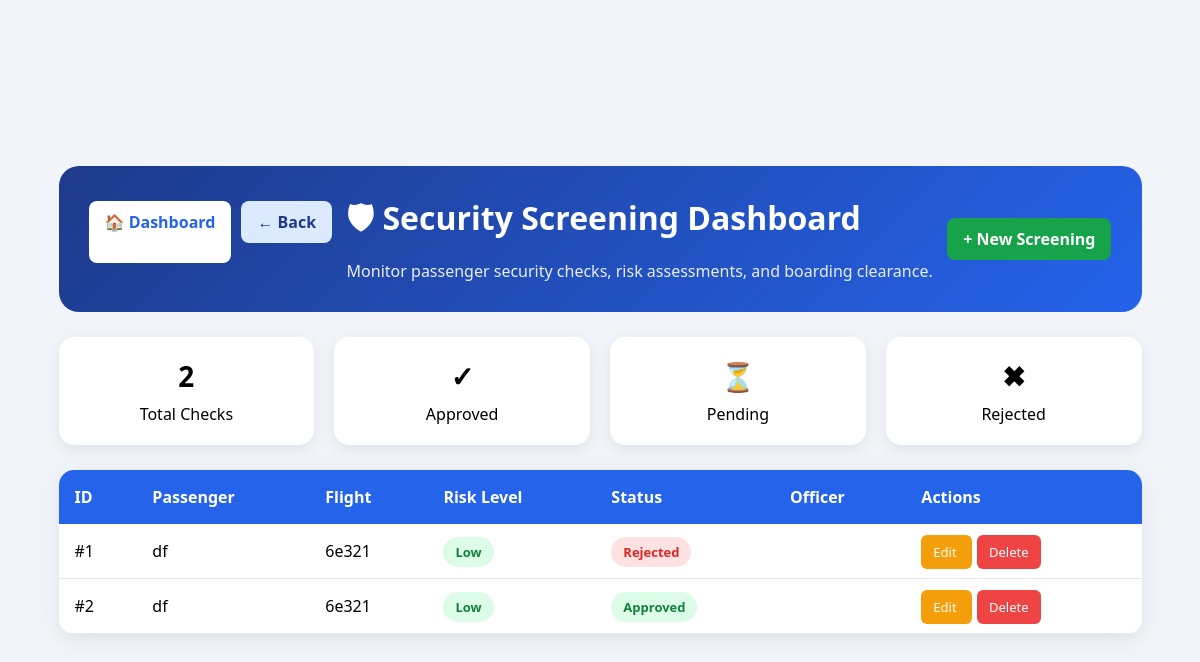
/security, run on the app's committed database.
### tables this page shows
CREATE TABLE security_checks(
    id INTEGER PRIMARY KEY AUTOINCREMENT,
    passenger_id INTEGER,
    flight_id INTEGER,
    baggage_scan TEXT,
    metal_detector TEXT,
    risk_level TEXT,
    security_status TEXT,
    officer_name TEXT,
    remarks TEXT,
    check_time TIMESTAMP DEFAULT CURRENT_TIMESTAMP,

    FOREIGN KEY(passenger_id) REFERENCES passengers(id),
    FOREIGN KEY(flight_id) REFERENCES flights(id)
);

CREATE TABLE passengers(
    id INTEGER PRIMARY KEY AUTOINCREMENT,
    name TEXT NOT NULL,
    passport_no TEXT UNIQUE NOT NULL,
    nationality TEXT,
    gender TEXT,
    phone TEXT,
    email TEXT
);

CREATE TABLE flights(
    id INTEGER PRIMARY KEY AUTOINCREMENT,
    flight_no TEXT NOT NULL UNIQUE,
    airline_name TEXT NOT NULL,
    source TEXT NOT NULL,
    destination TEXT NOT NULL,
    departure_time TEXT NOT NULL,
    arrival_time TEXT NOT NULL,
    status TEXT DEFAULT 'Scheduled'
);

### routes/security_routes.py (the view)
@security_bp.route('/security')
def security_checks():
    conn = get_connection()
    cur = conn.cursor()
    cur.execute("""
        SELECT
            sc.*,
            p.name,
            f.flight_no
        FROM security_checks sc
        JOIN passengers p
            ON sc.passenger_id = p.id
        JOIN flights f
            ON sc.flight_id = f.id
    """)
    checks = cur.fetchall()
    conn.close()
    return render_template(
        'security/security_list.html',
        checks=checks
    )

### utils/db.py (called while the page is built)
def get_connection():
    conn = sqlite3.connect("airline_security.db")
    conn.row_factory = sqlite3.Row
    return conn

### templates/security/security_list.html (shortened to what this page needs)
<!DOCTYPE html>
<html lang="en">
<head>
    <link rel="stylesheet"
          href="{{ url_for('static', filename='css/security.css') }}">
</head>
<body>
<div class="container">
    <div class="hero-section">
        <div class="nav-buttons">
            <a href="/dashboard" class="dashboard-btn">
                🏠 Dashboard
            </a>
            <a href="javascript:history.back()" class="back-btn">
                ← Back
            </a>
        </div>
        <div class="hero-content">
            <h1>🛡 Security Screening Dashboard</h1>
            <p>
                Monitor passenger security checks, risk assessments,
                and boarding clearance.
            </p>
        </div>
        <a href="/add-security" class="new-btn">
            + New Screening
        </a>
    </div>
    <div class="stats-row">
        <div class="stat-card">
            <h3>{{ checks|length }}</h3>
            <span>Total Checks</span>
        </div>
        <div class="stat-card approved">
            <h3>✓</h3>
            <span>Approved</span>
        </div>
        <div class="stat-card pending">
            <h3>⏳</h3>
            <span>Pending</span>
        </div>
        <div class="stat-card rejected">
            <h3>✖</h3>
            <span>Rejected</span>
        </div>
    </div>
    <div class="table-container">
        <table>
            <thead>
                <tr>
                    <th>ID</th>
                    <th>Passenger</th>
                    <th>Flight</th>
                    <th>Risk Level</th>
                    <th>Status</th>
                    <th>Officer</th>
                    <th>Actions</th>
                </tr>
            </thead>
            <tbody>
                {% for check in checks %}
                <tr>
                    <td>#{{ check['id'] }}</td>
                    <td>{{ check['name'] }}</td>
                    <td>{{ check['flight_no'] }}</td>
                    <td>
                        <span class="risk-badge risk-{{ check['risk_level']|lower }}">
                            {{ check['risk_level'] }}
                        </span>
                    </td>
                    <td>
                        <span class="status-badge status-{{ check['security_status']|lower }}">
                            {{ check['security_status'] }}
                        </span>
                    </td>
                    <td>{{ check['officer_name'] }}</td>
                    <td>
                        <a href="/edit-security/{{ check['id'] }}"
                           class="action-btn edit-btn">
                            Edit
                        </a>
                        <a href="/delete-security/{{ check['id'] }}"
                           class="action-btn delete-btn"
                           onclick="return confirm('Delete this screening?')">
                            Delete
                        </a>
                    </td>
                </tr>
                {% endfor %}
            </tbody>
        </table>
    </div>
</div>
</body>
</html>

### static/css/security.css (style rules this page uses)
* { margin:0; padding:0; box-sizing:border-box; font-family:'Segoe UI',sans-serif; }
body { background:#f4f7fc; min-height:100vh; display:flex; justify-content:center; align-items:center; padding:30px; }
.back-btn { display:inline-block; margin-bottom:20px; text-decoration:none; color:#2563eb; font-weight:600; }
.container { width:95%; margin:30px auto; }
.table-container { background:white; border-radius:15px; overflow:hidden; box-shadow:0 5px 20px rgba(0,0,0,0.08); }
table { width:100%; border-collapse:collapse; }
thead { background:#2563eb; color:white; }
th, td { padding:15px; text-align:left; }
.dashboard-btn { text-decoration:none; background:#2563eb; color:white; padding:10px 16px; border-radius:8px; font-weight:600; }
.table-container { background:white; border-radius:15px; overflow:hidden; box-shadow:0 10px 25px rgba(0,0,0,0.08); }
.risk-low { background:#dcfce7; color:#15803d; }
.status-approved { background:#dcfce7; color:#15803d; }
.status-rejected { background:#fee2e2; color:#dc2626; }
.action-btn { padding:8px 12px; border-radius:6px; text-decoration:none; color:white; font-size:14px; margin-right:5px; }
body { background:#f1f5f9; min-height:100vh; }
.hero-section { background:linear-gradient(135deg,#1e3a8a,#2563eb); color:white; padding:30px; border-radius:20px; margin-bottom:25px; display:flex; justify-content:space-between; align-items:center; flex-wrap:wrap; }
.hero-content h1 { margin-bottom:10px; }
.hero-content p { opacity:.9; }
.nav-buttons { display:flex; gap:10px; margin-bottom:15px; }
.dashboard-btn, .back-btn, .new-btn { text-decoration:none; padding:10px 16px; border-radius:8px; font-weight:600; }
.dashboard-btn { background:white; color:#2563eb; }
.back-btn { background:#dbeafe; color:#1e3a8a; }
.new-btn { background:#16a34a; color:white; }
.stats-row { display:grid; grid-template-columns:repeat(4,1fr); gap:20px; margin-bottom:25px; }
.stat-card { background:white; padding:20px; border-radius:15px; text-align:center; box-shadow:0 5px 15px rgba(0,0,0,.08); }
.stat-card h3 { font-size:28px; margin-bottom:8px; }
.table-container { background:white; border-radius:15px; overflow:hidden; box-shadow:0 5px 20px rgba(0,0,0,.08); }
th,td { padding:16px; text-align:left; }
tbody tr { border-bottom:1px solid #e5e7eb; }
.risk-badge, .status-badge { padding:6px 12px; border-radius:20px; font-size:13px; font-weight:600; }
.action-btn { padding:8px 12px; border-radius:6px; text-decoration:none; color:white; font-size:13px; margin-right:5px; }
.edit-btn { background:#f59e0b; }
.delete-btn { background:#ef4444; }

### data on the page
security_checks: id "1", name "df", flight_no "6e321", risk_level "Low", security_status "Rejected"
security_checks: id "2", name "df", flight_no "6e321", risk_level "Low", security_status "Approved"

### other printed values
{{ checks|length }} "2"
